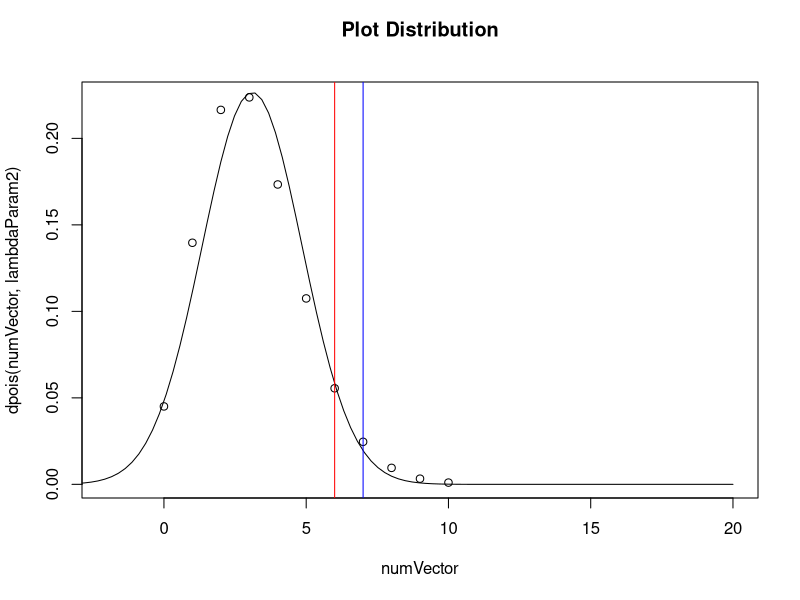
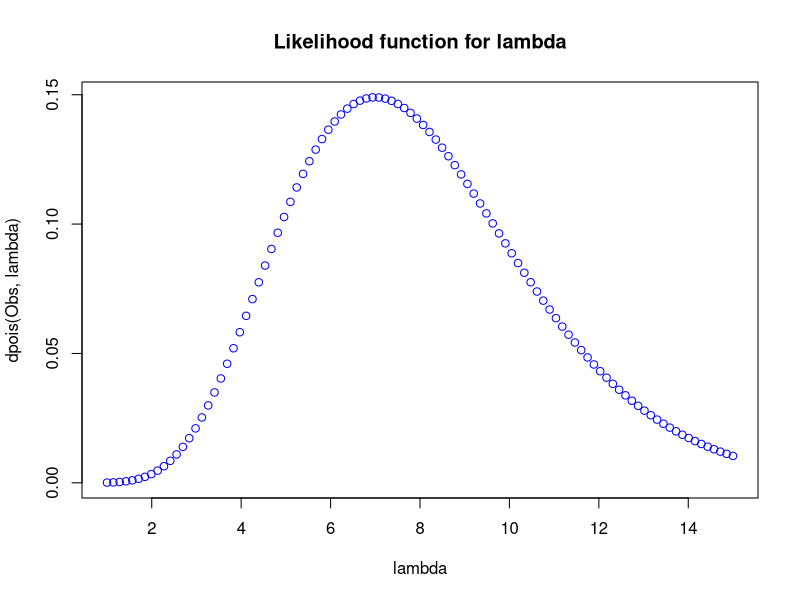
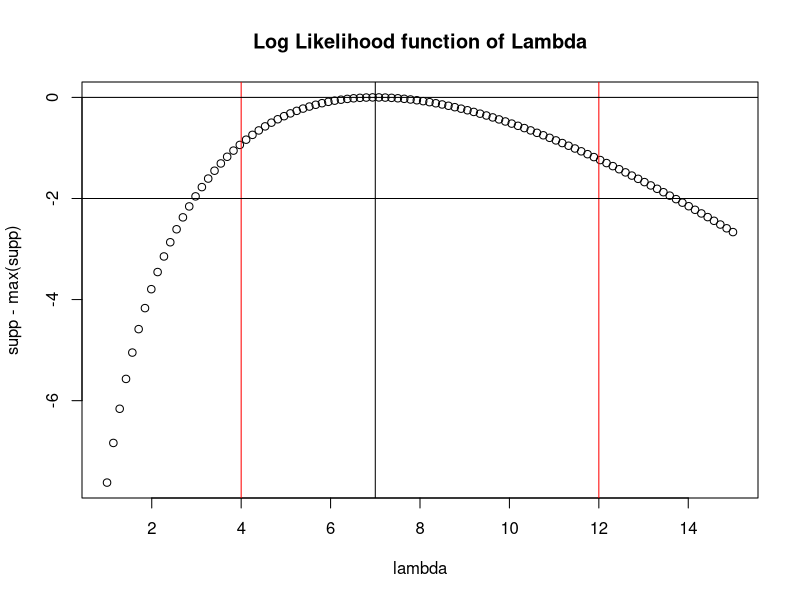
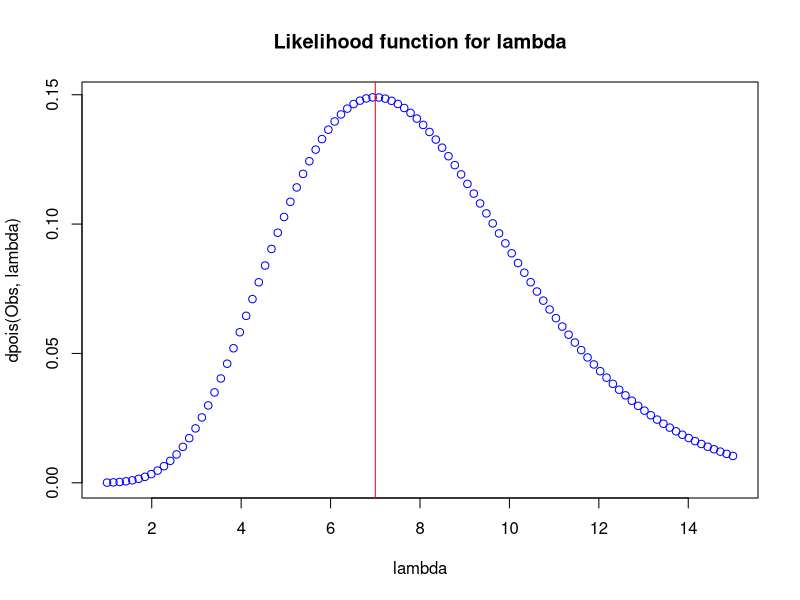
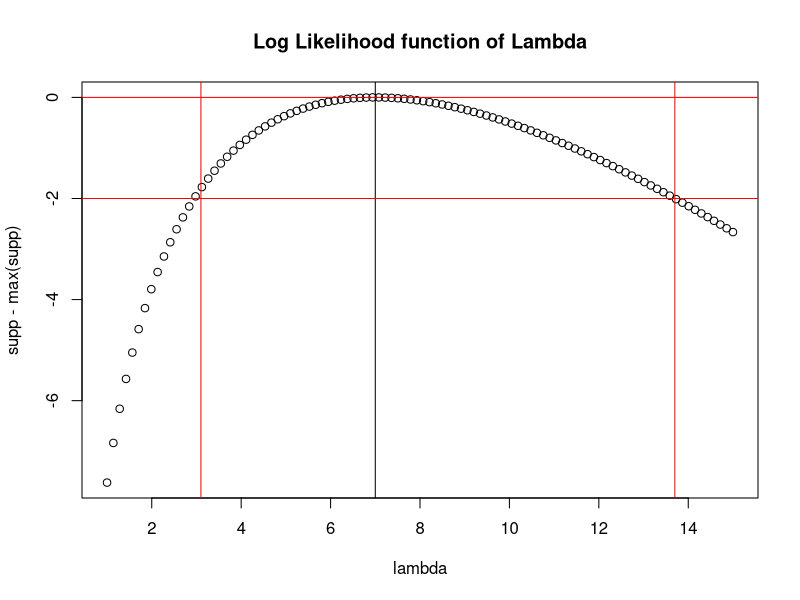
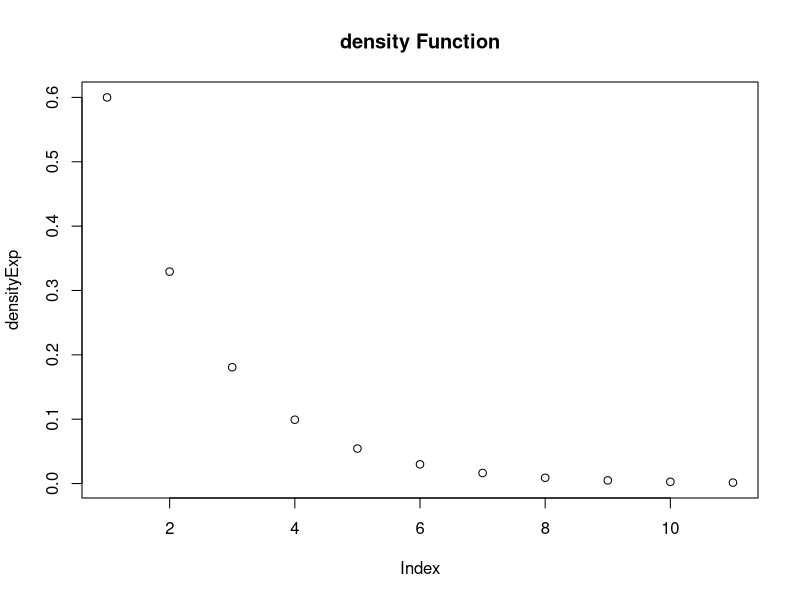
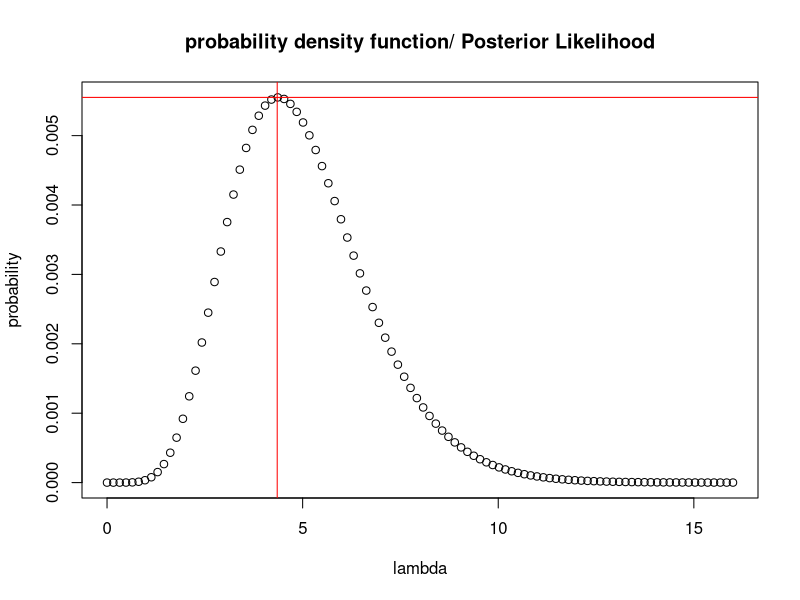
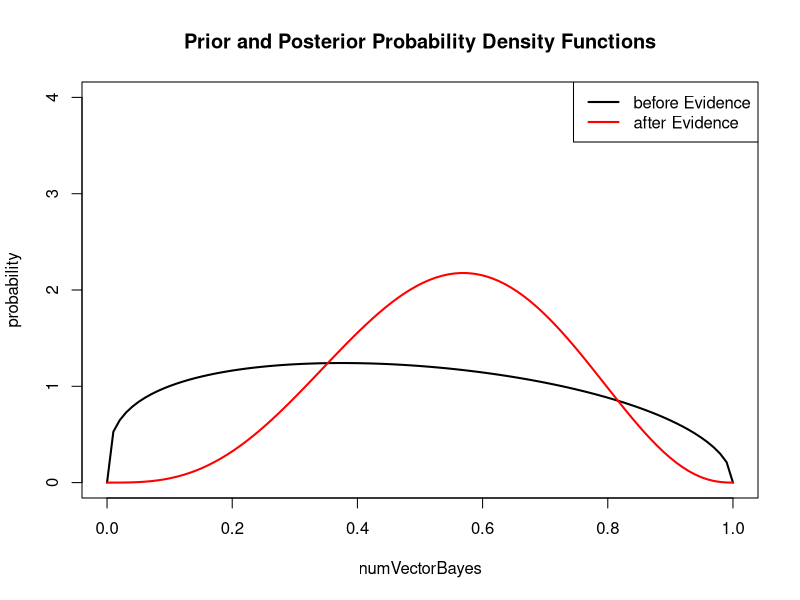

Recreate these plots in R, in order. (Note: this script raises an error after producing the figures.)
## ---- chunk 1

print("Given a Significance of 5% and Lambda = 3.1")

numVector <- 0:10
lambdaParam2 <- 3.1
critcalObs <- qpois(0.95, lambdaParam2)
pVal <- ppois(critcalObs,lambdaParam2)

print("The number of Observations needed for significance is: ")

print(critcalObs)
plot(numVector, dpois( numVector, lambdaParam2 ), main = "Plot Distribution\n", xlim=c(-2,20))
normden <- function(x){dnorm(x, mean=lambdaParam2, sd=sqrt(lambdaParam2))}
curve(normden, from=-4, to=20, add=TRUE, col="black")
abline(v=critcalObs, col = "red")
abline(v=7, col = "blue")



## ---- chunk 2

dpois(7,3.1)

ppois(7,3.1, lower.tail=FALSE)


## ---- chunk 3

Obs <- 7
lambda <- seq(from=1,to=15,len=100) 
plot(lambda,dpois(Obs,lambda),main='Likelihood function for lambda', col = 'blue')
supp <- dpois(Obs, lambda, log = TRUE)
plot(lambda, supp-max(supp), main='Log Likelihood function of Lambda')
abline(v=Obs)
abline(v=4, col = "red")
abline(v=12, col = "red")
abline(h=0)
abline(h=-2)
 
print("Credible interval of lambda is between 4 and 12")


## ---- chunk 4

Obs <- 7
lambda <- seq(from=1,to=15,len=100) 
plot(lambda,dpois(Obs,lambda),main='Likelihood function for lambda', col = 'blue')
abline(v=7, col = "red" )



## ---- chunk 5

supp <- dpois(Obs, lambda, log = TRUE)
plot(lambda, supp-max(supp), main='Log Likelihood function of Lambda')
abline(v=Obs)
abline(h = 0, col = "red")
abline(h = -2, col = "red")
abline(v=3.1, col = "red")
abline(v=13.7, col = "red")

## ---- chunk 6

rangeX <- 0:10
rate <- 0.6
densityExp <- dexp(rangeX, rate)

plot(densityExp, main = "density Function")


## ---- chunk 7
lambdaSeq2 <- seq(from = 0, to = 16, len = 100)

#multiply prior with 

u <- exp(-1.6*lambdaSeq2)*((lambdaSeq2^7)/(factorial(7)))

plot(lambdaSeq2, u , 
     xlab = "lambda", 
     ylab = "probability", 
     main = "probability density function/ Posterior Likelihood")
abline(h=max(u), col = "red")
abline(v=4.35 , col = "red")


## ---- chunk 8

numVectorBayes <- seq(from = 0 , 1, len = 100)
plot(numVectorBayes, numVectorBayes*0 , ylim=c(0,4),ylab="probability", main="Prior and Posterior Probability Density Functions", type="n")
points(numVectorBayes,dbeta(numVectorBayes,1.3,1.5),lwd=2,type="l",col="black")
points(numVectorBayes,dbeta(numVectorBayes,(1.3+3),(1.5+2)),lwd=2,type="l",col="red")
legend("topright", lwd = 2,col=c("black","red"), legend=c("before Evidence", "after Evidence"))



## ---- chunk 9


aprior <- 1.3
bprior <- 1.5
apost <- aprior + 3
bpost <- bprior + 2

pbeta(1/2 , apost ,bpost)

priodMode <- (aprior-1)/(aprior + bprior -2)
priodMode

## ---- chunk 10


postMean = apost/(apost + bpost)
postMean

## ---- chunk 11

probX <-seq(from=0, to = 1, by = 0.01)

y <- dbeta(probX, apost, bpost)

plot(x,y)


## ---- chunk 12



x<-seq(from=0,to=1,by=0.01) #set a sequence from 0 to 1
y<-dbeta(x,apost, bpost) #using dbeta to calculate density with alpha = 4.3 and beta =
plot(x,y, main = "Beta Distribution") #draw the plot
significance <- 0.05

rightSide <- qbeta( 1 - significance/2, apost, bpost)
leftSide<- qbeta(significance/2, apost, bpost)

abline(v = rightSide , col = "green")
abline(v = leftSide , col = "red")


cat(leftSide, " < x < ", rightSide)

## ---- chunk 13


a<-matrix(c(5,0,2,4),2,2)
dimnames(a)<-list(office=c("window", "no window"), professor=c("yes","no"))
print(a)

fisher.test(a, alternative = "greater")


## ---- chunk 14

fishTest<-matrix(c(4,5,4,4),2,2)
dimnames(fishTest)<-list(laptop=c("mac", "windows"), field=c("STEM","no STEM"))
print(fishTest)

fisher.test(fishTest, alternative = "greater")



